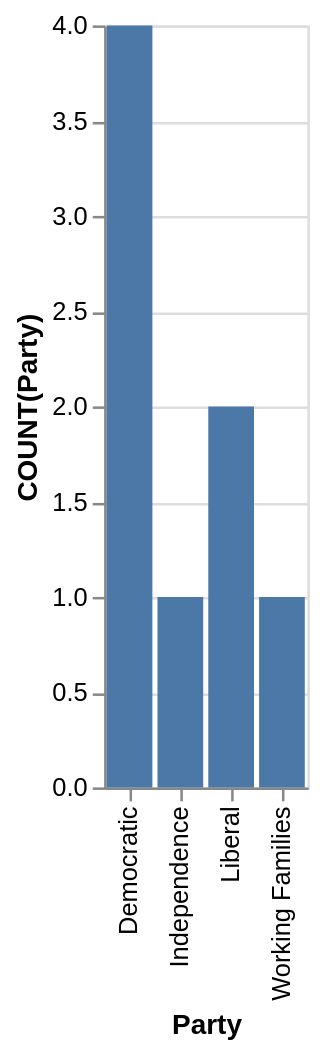

Specify this chart in Vega-Lite:
### Vega-Lite specification from a JSON file in a GitHub repository (floating-point values rounded to 4 significant figures)
{"data": {"values": [{"x_data": "Democratic", "y_data": 4}, {"x_data": "Independence", "y_data": 1}, {"x_data": "Liberal", "y_data": 2}, {"x_data": "Working Families", "y_data": 1}]}, "mark": "bar", "encoding": {"x": {"field": "x_data", "type": "nominal", "title": "Party", "sort": "ascending"}, "y": {"field": "y_data", "type": "quantitative", "title": "COUNT(Party)"}}}
